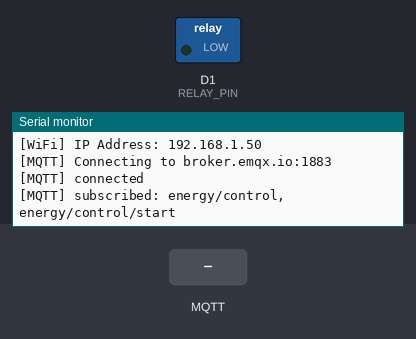
Simulated run of this sketch. Board: ESP8266 (NodeMCU). Shown: switched loads named in the sketch (green lamp = pin HIGH), the last lines printed to the serial monitor. The inputs (shaded band) are chosen by the test bench. WiFi joins after 1.5 s; servers stay silent unless stated; no MQTT or app messages arrive unless stated.

Above: at 2.7 s.
2.8 s: MQTT message "energy/control/start" arrives on the first subscribed topic
At 3.8 s:
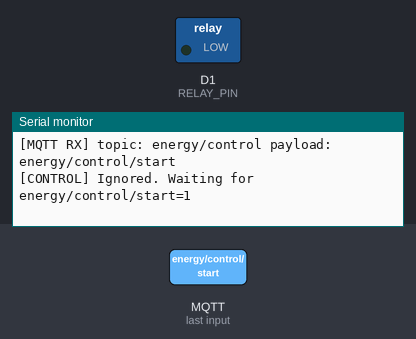
4.3 s: MQTT message "1" arrives on the first subscribed topic
At 4.9 s:
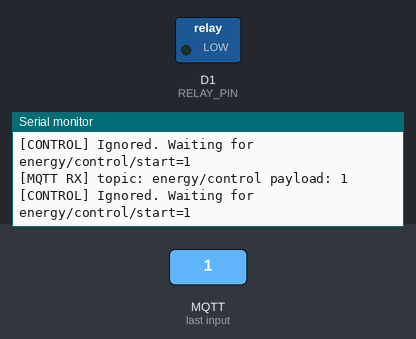
6.5 s: MQTT message "energy/control" arrives on the first subscribed topic
At 7.8 s:
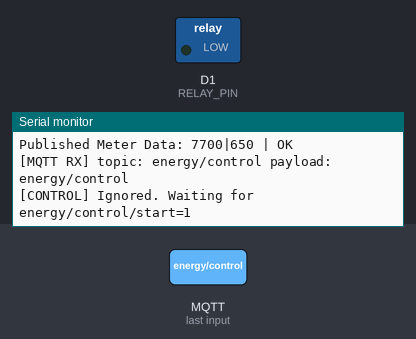

Measured:
- after the input at 2.8 s, the serial monitor: prints a new line at once (image 1)
- after the input at 4.3 s, the serial monitor: prints a new line at once (image 2)
- after the input at 6.5 s, the serial monitor: prints a new line at once (image 3)

The sketch:

esp8266_energy_mqtt_relay_clean.ino
```cpp
#include <ESP8266WiFi.h>
#include <PubSubClient.h>

// ---------------- WIFI SETTINGS ----------------
const char* ssid = "Hasnain";
const char* password = "11223344";

// ---------------- MQTT SETTINGS ----------------
const char* mqtt_server_primary = "broker.emqx.io";
const char* mqtt_server_fallback = "35.172.255.228";
const int mqtt_port = 1883;

WiFiClient espClient;
PubSubClient client(espClient);

// ---------------- RELAY SETTINGS ----------------
#define RELAY_PIN D1

// Active LOW relay:
// LOW = ON (power connected)
// HIGH = OFF (power disconnected)
#define RELAY_ON LOW
#define RELAY_OFF HIGH

// ---------------- METER SETTINGS ----------------
String meterNumber = "7700";
unsigned long lastPublish = 0;
const unsigned long publishIntervalMs = 5000;

// Control lock: ignore ON/OFF commands until start marker arrives.
bool controlEnabled = false;

void setup_wifi()
{
  Serial.println();
  Serial.print("[WiFi] Connecting to ");
  Serial.println(ssid);

  WiFi.mode(WIFI_STA);
  WiFi.begin(ssid, password);

  while (WiFi.status() != WL_CONNECTED)
  {
    delay(500);
    Serial.print(".");
  }

  Serial.println();
  Serial.println("[WiFi] Connected");
  Serial.print("[WiFi] IP Address: ");
  Serial.println(WiFi.localIP());
}

void callback(char* topic, byte* payload, unsigned int length)
{
  String message = "";
  for (unsigned int i = 0; i < length; i++)
  {
    message += (char)payload[i];
  }
  message.trim();

  Serial.print("[MQTT RX] topic: ");
  Serial.print(topic);
  Serial.print(" payload: ");
  Serial.println(message);

  String t = String(topic);

  if (t == "energy/control/start")
  {
    if (message == "1")
    {
      controlEnabled = true;
      Serial.println("[CONTROL] Start received. Control unlocked.");
    }
    return;
  }

  if (t == "energy/control")
  {
    if (!controlEnabled)
    {
      Serial.println("[CONTROL] Ignored. Waiting for energy/control/start=1");
      return;
    }

    if (message == "1")
    {
      digitalWrite(RELAY_PIN, RELAY_OFF); // OFF
      Serial.println("Relay OFF - Power Disconnected");
    }
    else if (message == "0")
    {
      digitalWrite(RELAY_PIN, RELAY_ON); // ON
      Serial.println("Relay ON - Power Restored");
    }
    else
    {
      Serial.println("[CONTROL] Unknown payload. Use 1 or 0.");
    }
  }
}

bool connectMqttHost(const char* host)
{
  client.setServer(host, mqtt_port);
  String clientId = "ESP8266EnergyMeter-" + String(ESP.getChipId(), HEX);

  Serial.print("[MQTT] Connecting to ");
  Serial.print(host);
  Serial.print(":");
  Serial.println(mqtt_port);

  if (!client.connect(clientId.c_str()))
  {
    Serial.print("[MQTT] failed, rc=");
    Serial.println(client.state());
    return false;
  }

  Serial.println("[MQTT] connected");
  client.subscribe("energy/control");
  client.subscribe("energy/control/start");
  Serial.println("[MQTT] subscribed: energy/control, energy/control/start");
  return true;
}

void reconnect()
{
  while (!client.connected())
  {
    if (connectMqttHost(mqtt_server_primary)) return;
    if (connectMqttHost(mqtt_server_fallback)) return;

    Serial.println("[MQTT] retrying in 5 seconds");
    delay(5000);
  }
}

void setup()
{
  Serial.begin(115200);

  pinMode(RELAY_PIN, OUTPUT);
  digitalWrite(RELAY_PIN, RELAY_ON); // Default ON as requested for demo startup
  Serial.println("[BOOT] Relay ON at startup");

  setup_wifi();
  client.setCallback(callback);
}

void loop()
{
  if (WiFi.status() != WL_CONNECTED)
  {
    setup_wifi();
  }

  if (!client.connected())
  {
    reconnect();
  }

  client.loop();

  unsigned long now = millis();
  if (now - lastPublish >= publishIntervalMs)
  {
    lastPublish = now;
    String meterData = meterNumber + "|650";
    bool ok = client.publish("energy/meter", meterData.c_str(), false);

    Serial.print("Published Meter Data: ");
    Serial.print(meterData);
    Serial.print(" | ");
    Serial.println(ok ? "OK" : "FAILED");
  }
}
```
